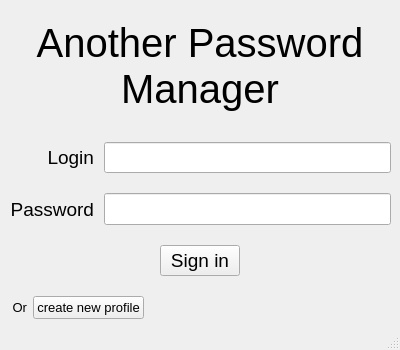
<?xml version="1.0" encoding="UTF-8"?>
<ui version="4.0">
 <class>MainWindow</class>
 <widget class="QMainWindow" name="MainWindow">
  <property name="geometry">
   <rect>
    <x>0</x>
    <y>0</y>
    <width>400</width>
    <height>350</height>
   </rect>
  </property>
  <property name="minimumSize">
   <size>
    <width>400</width>
    <height>350</height>
   </size>
  </property>
  <property name="windowTitle">
   <string>Authorization</string>
  </property>
  <widget class="QWidget" name="centralwidget">
   <layout class="QGridLayout" name="gridLayout" rowstretch="1,3,1" columnstretch="1,20">
    <property name="verticalSpacing">
     <number>20</number>
    </property>
    <item row="2" column="0">
     <widget class="QLabel" name="label_4">
      <property name="font">
       <font>
        <pointsize>10</pointsize>
       </font>
      </property>
      <property name="text">
       <string>Or</string>
      </property>
      <property name="alignment">
       <set>Qt::AlignRight|Qt::AlignTrailing|Qt::AlignVCenter</set>
      </property>
     </widget>
    </item>
    <item row="1" column="0" colspan="2">
     <layout class="QGridLayout" name="gridLayout_2" rowstretch="1,1,1" columnstretch="3,10">
      <property name="horizontalSpacing">
       <number>10</number>
      </property>
      <property name="verticalSpacing">
       <number>20</number>
      </property>
      <item row="0" column="0">
       <widget class="QLabel" name="label_2">
        <property name="sizePolicy">
         <sizepolicy hsizetype="Fixed" vsizetype="Preferred">
          <horstretch>0</horstretch>
          <verstretch>0</verstretch>
         </sizepolicy>
        </property>
        <property name="maximumSize">
         <size>
          <width>85</width>
          <height>16777215</height>
         </size>
        </property>
        <property name="font">
         <font>
          <pointsize>14</pointsize>
         </font>
        </property>
        <property name="text">
         <string>Login</string>
        </property>
        <property name="alignment">
         <set>Qt::AlignRight|Qt::AlignTrailing|Qt::AlignVCenter</set>
        </property>
       </widget>
      </item>
      <item row="0" column="1">
       <widget class="QLineEdit" name="loginEdit">
        <property name="font">
         <font>
          <pointsize>14</pointsize>
         </font>
        </property>
       </widget>
      </item>
      <item row="1" column="0">
       <widget class="QLabel" name="label_3">
        <property name="sizePolicy">
         <sizepolicy hsizetype="Fixed" vsizetype="Preferred">
          <horstretch>0</horstretch>
          <verstretch>0</verstretch>
         </sizepolicy>
        </property>
        <property name="maximumSize">
         <size>
          <width>85</width>
          <height>16777215</height>
         </size>
        </property>
        <property name="font">
         <font>
          <pointsize>14</pointsize>
         </font>
        </property>
        <property name="text">
         <string>Password</string>
        </property>
        <property name="alignment">
         <set>Qt::AlignRight|Qt::AlignTrailing|Qt::AlignVCenter</set>
        </property>
       </widget>
      </item>
      <item row="1" column="1">
       <widget class="QLineEdit" name="passwordEdit">
        <property name="font">
         <font>
          <pointsize>15</pointsize>
         </font>
        </property>
       </widget>
      </item>
      <item row="2" column="0" colspan="2" alignment="Qt::AlignHCenter">
       <widget class="QPushButton" name="enterButton">
        <property name="sizePolicy">
         <sizepolicy hsizetype="Maximum" vsizetype="Fixed">
          <horstretch>0</horstretch>
          <verstretch>0</verstretch>
         </sizepolicy>
        </property>
        <property name="maximumSize">
         <size>
          <width>300</width>
          <height>16777215</height>
         </size>
        </property>
        <property name="font">
         <font>
          <pointsize>14</pointsize>
         </font>
        </property>
        <property name="text">
         <string>Sign in</string>
        </property>
       </widget>
      </item>
     </layout>
    </item>
    <item row="0" column="0" colspan="2">
     <widget class="QLabel" name="title">
      <property name="sizePolicy">
       <sizepolicy hsizetype="Preferred" vsizetype="Minimum">
        <horstretch>0</horstretch>
        <verstretch>0</verstretch>
       </sizepolicy>
      </property>
      <property name="maximumSize">
       <size>
        <width>16777215</width>
        <height>2000</height>
       </size>
      </property>
      <property name="font">
       <font>
        <family>Tahoma</family>
        <pointsize>30</pointsize>
        <weight>50</weight>
        <bold>false</bold>
       </font>
      </property>
      <property name="text">
       <string>Another Password Manager</string>
      </property>
      <property name="alignment">
       <set>Qt::AlignCenter</set>
      </property>
      <property name="wordWrap">
       <bool>true</bool>
      </property>
     </widget>
    </item>
    <item row="2" column="1" alignment="Qt::AlignLeft">
     <widget class="QPushButton" name="newButton">
      <property name="font">
       <font>
        <pointsize>10</pointsize>
       </font>
      </property>
      <property name="text">
       <string>create new profile</string>
      </property>
     </widget>
    </item>
   </layout>
  </widget>
  <widget class="QStatusBar" name="status">
   <property name="locale">
    <locale language="Russian" country="Russia"/>
   </property>
  </widget>
 </widget>
 <resources/>
 <connections/>
</ui>
